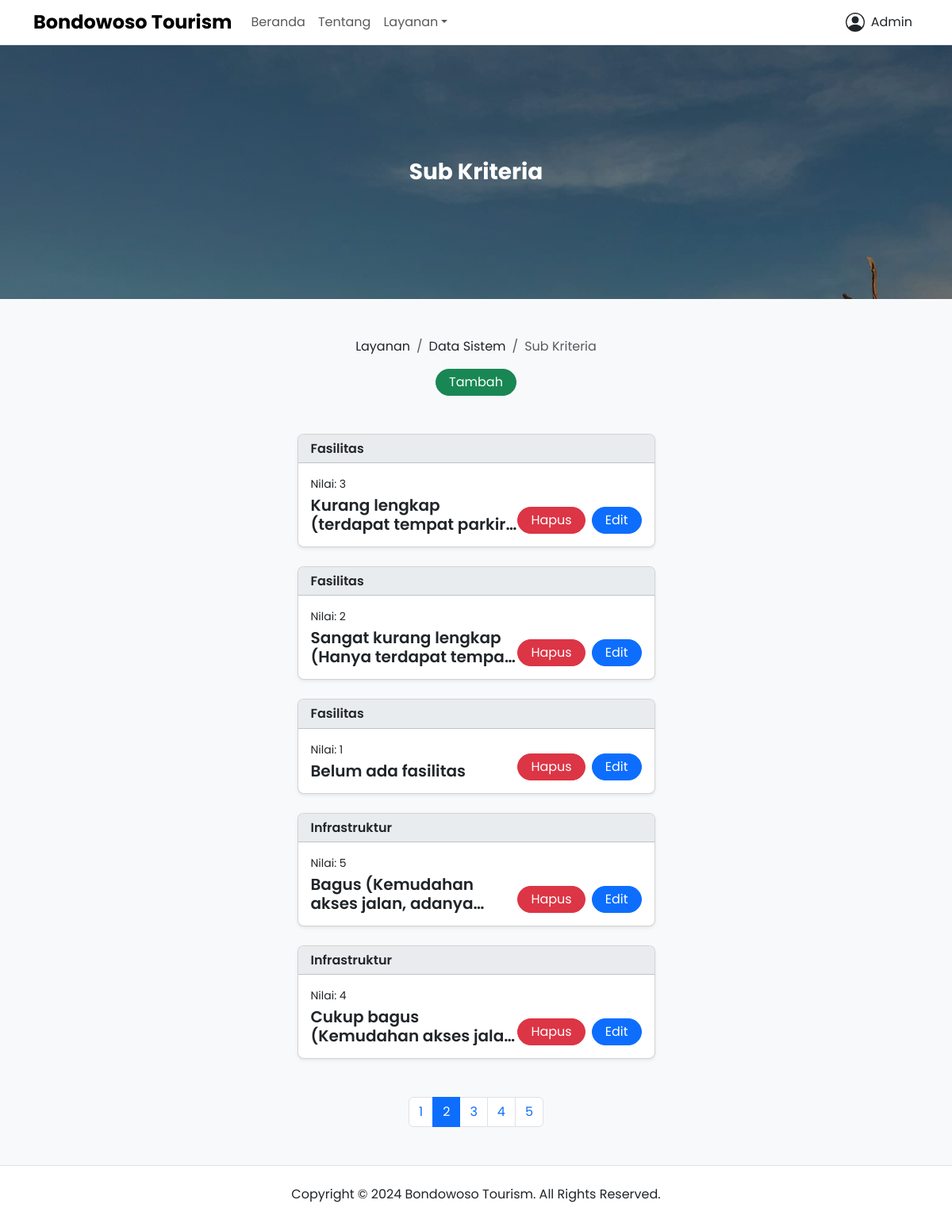
The page /layanan/sub-kriteria?page=2 (signed in) on the database its author committed.
### app/models.py (models this page shows, shortened)
class User(UserMixin, db.Model):
  __tablename__ = "user"
  id = db.Column(db.Integer, primary_key=True)
  name = db.Column(db.String(60), nullable=False)
  gender = db.Column(db.String(60), nullable=False)
  phone = db.Column(db.String(60), nullable=False, unique=True)
  email = db.Column(db.String(60), nullable=False, unique=True)
  role = db.Column(db.String(20), nullable=False, default="user")
  password = db.Column(db.String(128), nullable=False)
  joined_date = db.Column(db.DateTime, nullable=False, default=datetime.now)
  usage_help = db.relationship("UsageHelp", backref="user", lazy=True)
  criteria = db.relationship("Criteria", backref="user", lazy=True)
  sub_criteria = db.relationship("SubCriteria", backref="user", lazy=True)
  location_point = db.relationship("LocationPoint", backref="user", lazy=True)
  tour_type = db.relationship("TourType", backref="user", lazy=True)
  tour_list = db.relationship("TourList", backref="user", lazy=True)

class SubCriteria(db.Model):
  __tablename__ = "sub_criteria"
  id = db.Column(db.Integer, primary_key=True)
  name = db.Column(db.String(128), nullable=False)
  value = db.Column(db.Integer, nullable=False)
  posted_date = db.Column(db.DateTime, nullable=False, default=datetime.now)
  updated_date = db.Column(db.DateTime, onupdate=datetime.now, default=datetime.now)
  user_id = db.Column(db.Integer, db.ForeignKey("user.id"), nullable=False)
  criteria_id = db.Column(db.Integer, db.ForeignKey("criteria.id"), nullable=False)
  criteria = db.relationship("Criteria", back_populates="sub_criteria")

class Criteria(db.Model):
  __tablename__ = "criteria"
  id = db.Column(db.Integer, primary_key=True)
  name = db.Column(db.String(128), nullable=False)
  code = db.Column(db.String(128), nullable=False)
  attribute = db.Column(db.String(128), nullable=False)
  weight = db.Column(db.Float, nullable=False)
  posted_date = db.Column(db.DateTime, nullable=False, default=datetime.now)
  updated_date = db.Column(db.DateTime, onupdate=datetime.now, default=datetime.now)
  user_id = db.Column(db.Integer, db.ForeignKey("user.id"), nullable=False)
  sub_criteria = db.relationship("SubCriteria", back_populates="criteria")

### app/views/public.py (the view)
@public_app.route("/layanan/sub-kriteria", methods=["GET", "POST"])
@login_required
def sub_criteria():
  check_admin()
  page = request.args.get("page", 1, type=int)
  datas = SubCriteria.query.order_by(SubCriteria.posted_date.desc()).paginate(page=page, per_page=5)
  return render_template("public/services/system_data/sub-criteria.html", title="Sub Kriteria - Bondowoso Tourism", datas=datas)

### app/models.py (called while the page is built)
@login_manager.user_loader
def load_user(user_id):
  return User.query.get(int(user_id))

### app/utils.py (called while the page is built)
def check_admin():
  if not current_user.role == "admin":
    abort(403)

### app/templates/public/services/system_data/sub-criteria.html (shortened to what this page needs)
{% extends 'components/public/base.html' %} {% set active_page = 'system_data' %} {% block content %}
<div class="banner d-flex bg-hero h-20rem">
  <div class="container my-auto">
    <div class="row justify-content-center align-items-center">
      <div class="col-lg-10">
        <div class="text-white text-center">
          <h2 class="fw-bold fs-3 title-clamp-2 mb-0">Sub Kriteria</h2>
        </div>
      </div>
    </div>
  </div>
</div>
<div class="page-wrapper bg-body-tertiary">
  <div class="container">
    <div class="row justify-content-center align-items-center pt-5">
      <div class="col-lg-10">
        <div class="d-flex flex-column row-gap-3">
          <nav aria-label="breadcrumb">
            <ol class="breadcrumb justify-content-center align-items-center mb-0">
              <li class="breadcrumb-item"><a class="link-dark link-offset-2 link-underline-opacity-0 link-underline-opacity-100-hover" href="{{ url_for('public_app.services') }}">Layanan</a></li>
              <li class="breadcrumb-item"><a class="link-dark link-offset-2 link-underline-opacity-0 link-underline-opacity-100-hover" href="{{ url_for('public_app.system_data') }}">Data Sistem</a></li>
              <li class="breadcrumb-item active" aria-current="page">Sub Kriteria</li>
            </ol>
          </nav>
          {% if current_user.role == "admin" %}
          <div class="text-center">
            <a class="btn btn-success rounded-5 py-1 px-3" href="{{ url_for('public_app.create_sub_criteria') }}" role="button">Tambah</a>
          </div>
          {% endif %}
        </div>
      </div>
    </div>
    {% if datas.total > 0 %}
    <div class="row flex-column justify-content-center align-items-center row-gap-4 py-5">
      {% for data in datas %}
      <div class="col-lg-5">
        <div class="card shadow-sm rounded-3">
          <div class="card-header bg-body-secondary rounded-top-3">
            <h5 class="fw-semibold fs-6 text-clamp-1 mb-0">{{ data.criteria.name }}</h5>
          </div>
          <div class="card-body">
            <div class="d-flex flex-column flex-lg-row justify-content-between align-items-start align-items-lg-end row-gap-3">
              <div class="d-flex flex-column row-gap-1">
                <p class="small text-clamp-1 mb-0">Nilai: {{ data.value }}</p>
                <h6 class="fw-semibold fs-5 text-clamp-2 mb-0">{{ data.name }}</h6>
              </div>
              {% if current_user.role == "admin" %}
              <div class="d-flex flex-row justify-content-start column-gap-2">
                <a class="btn btn-danger rounded-5 py-1 px-3" href="#" role="button" data-bs-toggle="modal" data-bs-target="#deleteDataModal{{ data.id }}">Hapus</a>
                <a class="btn btn-primary rounded-5 py-1 px-3" href="{{ url_for('public_app.update_sub_criteria', id=data.id) }}" role="button">Edit</a>
              </div>
              {% endif %}
            </div>
          </div>
        </div>
      </div>
      {% endfor %}
    </div>
    <div class="row pb-5">
      <div class="col-lg-12">
        <nav>
          <ul class="pagination justify-content-center align-items-center mb-0">
            {% for page_num in datas.iter_pages(left_edge=1, right_edge=1, left_current=1, right_current=2) %} {% if page_num %} {% if datas.page == page_num %}
            <li class="page-item active" aria-current="page">
              <span class="page-link">{{ page_num }}</span>
            </li>
            {% else %}
            <li class="page-item">
              <a class="page-link" href="{{ url_for('public_app.sub_criteria', page=page_num) }}">{{ page_num }}</a>
            </li>
            {% endif %} {% else %}
            <li class="page-item">
              <span class="page-link">...</span>
            </li>
            {% endif %} {% endfor %}
          </ul>
        </nav>
      </div>
    </div>
    {% endif %}
  </div>
</div>
{% endblock %}

### app/templates/components/public/includes/navbar.html (shortened to what this page needs)
<nav class="navbar navbar-expand-lg bg-body border-bottom">
  <div class="container">
    <a class="navbar-brand" href="{{ url_for('public_app.homepage') }}">
      <h1 class="fw-bold fs-4 my-auto">Bondowoso Tourism</h1>
    </a>
    <div
      class="offcanvas offcanvas-end border-0"
      tabindex="-1"
      id="offcanvasNavbar"
      aria-labelledby="offcanvasNavbarLabel"
    >
      <div class="offcanvas-body">
        <ul class="navbar-nav me-auto">
          <li class="nav-item">
            <a
              class="{{ 'nav-link active' if active_page == 'home' else 'nav-link' }}"
              aria-current="page"
              href="{{ url_for('public_app.homepage') }}"
              >Beranda</a
            >
          </li>
          <li class="nav-item">
            <a
              class="{{ 'nav-link active' if active_page == 'about' else 'nav-link' }}"
              href="{{ url_for('public_app.about') }}"
              >Tentang</a
            >
          </li>
          <li class="nav-item dropdown">
            <a
              class="nav-link dropdown-toggle"
              href="#"
              role="button"
              data-bs-toggle="dropdown"
              aria-expanded="false"
              >Layanan</a
            >
          </li>
        </ul>
        <ul class="navbar-nav">
          {% if current_user.is_authenticated %}
          <li class="nav-item dropdown">
            <a
              class="nav-link text-body"
              href="#"
              role="button"
              data-bs-toggle="dropdown"
              aria-expanded="false"
            >
              <div class="d-flex align-items-center column-gap-2">
                <svg
                  xmlns="http://www.w3.org/2000/svg"
                  height="1.5em"
                  fill="currentColor"
                  viewBox="0 0 16 16"
                >
                  <path d="M11 6a3 3 0 1 1-6 0 3 3 0 0 1 6 0" />
                  <path
                    fill-rule="evenodd"
                    d="M0 8a8 8 0 1 1 16 0A8 8 0 0 1 0 8m8-7a7 7 0 0 0-5.468 11.37C3.242 11.226 4.805 10 8 10s4.757 1.225 5.468 2.37A7 7 0 0 0 8 1"
                  />
                </svg>
                <p class="mb-0">{{ current_user.name }}</p>
              </div>
            </a>
          </li>
          {% endif %}
        </ul>
      </div>
    </div>
  </div>
</nav>

### app/static/css/main.css (style rules this page uses)
body { font-family: "Poppins", sans-serif; }
.bg-hero { background: linear-gradient(rgba(0, 0, 0, 0.25), rgba(0, 0, 0, 0.25)), url(../media/uploads/home/hero.jpg); background-attachment: fixed; background-repeat: no-repeat; background-size: cover; background-position: center; }
.h-20rem { height: 20rem; }
.text-clamp-1 { display: -webkit-box; -webkit-box-orient: vertical; -webkit-line-clamp: 1; overflow: hidden; }
.text-clamp-2 { display: -webkit-box; -webkit-box-orient: vertical; -webkit-line-clamp: 2; overflow: hidden; }

### rows shown on the page
User: name "Admin"
SubCriteria: criteria.name "Fasilitas", value "3", name "Kurang lengkap (terdapat tempat…"
SubCriteria: criteria.name "Fasilitas", value "2", name "Sangat kurang lengkap (Hanya terdapat…"
SubCriteria: criteria.name "Fasilitas", value "1", name "Belum ada fasilitas"
SubCriteria: criteria.name "Infrastruktur", value "5", name "Bagus (Kemudahan akses jalan,…"
SubCriteria: criteria.name "Infrastruktur", value "4", name "Cukup bagus (Kemudahan akses…"

### other values the page prints
{{ page_num }} "1" "3" "4" "5"
{{ page_num }} "2"
